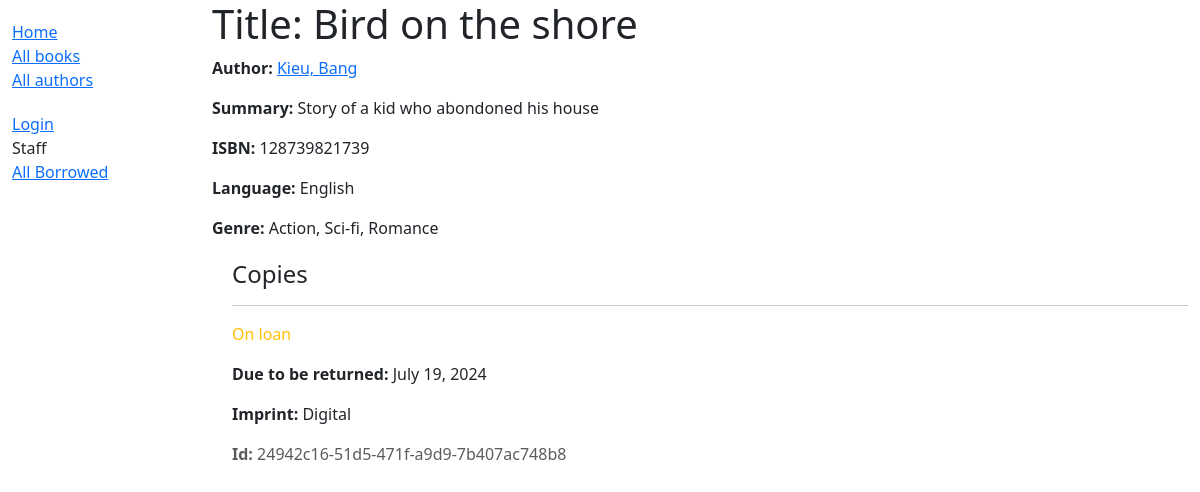
The page /catalog/book/1 on the database as committed earlier.
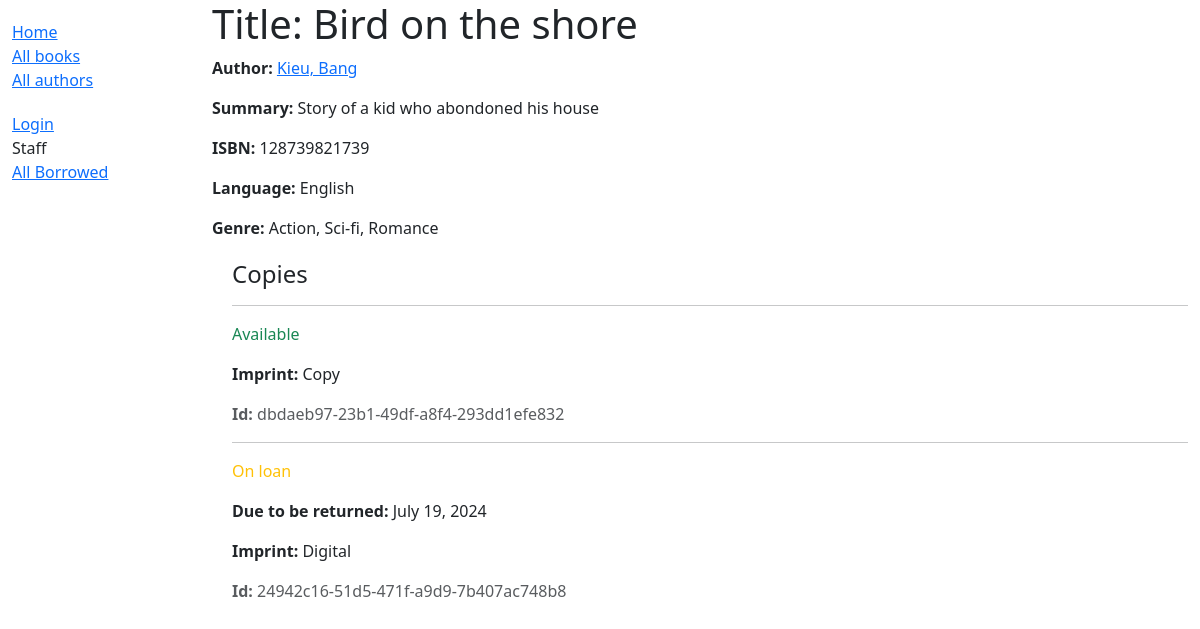
The same page on the database as committed later.
### catalog/models.py (models this page shows, shortened)
class BookInstance(models.Model):
    id = models.UUIDField(primary_key=True, default=uuid.uuid4,
                          help_text="Unique ID for this particular book across whole library")
    book = models.ForeignKey('Book', on_delete=models.RESTRICT, null=True)
    imprint = models.CharField(max_length=200)
    due_back = models.DateField(null=True, blank=True)
    borrower = models.ForeignKey(
        settings.AUTH_USER_MODEL, on_delete=models.SET_NULL, null=True, blank=True)
    LOAN_STATUS = (
        ('d', 'Maintenance'),
        ('o', 'On loan'),
        ('a', 'Available'),
        ('r', 'Reserved'),
    )
    status = models.CharField(
        max_length=1,
        choices=LOAN_STATUS,
        blank=True,
        default='d',
        help_text='Book availability')
    class Meta:
        ordering = ['due_back']
        permissions = (("can_mark_returned", "Set book as returned"),)

### catalog/views.py (the view, shortened to what this page needs)
# urls.py: path('book/<int:pk>', views.BookDetailView.as_view(), name='book-detail'),
class BookDetailView(generic.DetailView):
    model = Book

### catalog/models.py (called while the page is built)
    def __str__(self):
        return self.name

    def __str__(self):
        return self.name

    def get_absolute_url(self):
        return reverse('author-detail', args=[str(self.id)])

    def __str__(self):
        return f'{self.last_name}, {self.first_name}'

### catalog/templates/catalog/book_detail.html (shortened to what this page needs)
<!DOCTYPE html>
<html lang="en">
<head>
</head>
<body>
    {% extends "base_generic.html" %}
{% block content %}
  <h1>Title: {{ book.title }}</h1>
  <p><strong>Author:</strong> <a href="{{ book.author.get_absolute_url }}">{{ book.author }}</a></p>
  <p><strong>Summary:</strong> {{ book.summary }}</p>
  <p><strong>ISBN:</strong> {{ book.isbn }}</p>
  <p><strong>Language:</strong> {{ book.language }}</p>
  <p><strong>Genre:</strong> {{ book.genre.all|join:", " }}</p>
  <div style="margin-left:20px;margin-top:20px">
    <h4>Copies</h4>
    {% for copy in book.bookinstance_set.all %}
      <hr />
      <p
        class="{% if copy.status == 'a' %}text-success{% elif copy.status == 'm' %}text-danger{% else %}text-warning{% endif %}">
        {{ copy.get_status_display }}
      </p>
      {% if copy.status != 'a' %}
        <p><strong>Due to be returned:</strong> {{ copy.due_back }}</p>
      {% endif %}
      <p><strong>Imprint:</strong> {{ copy.imprint }}</p>
      <p class="text-muted"><strong>Id:</strong> {{ copy.id }}</p>
    {% endfor %}
  </div>
{% endblock %}

Rows that differ between the two databases and show on the page:
added BookInstance: status "Available", imprint "Copy", id "dbdaeb97-23b1-49df-a8f4-293dd1efe832"
